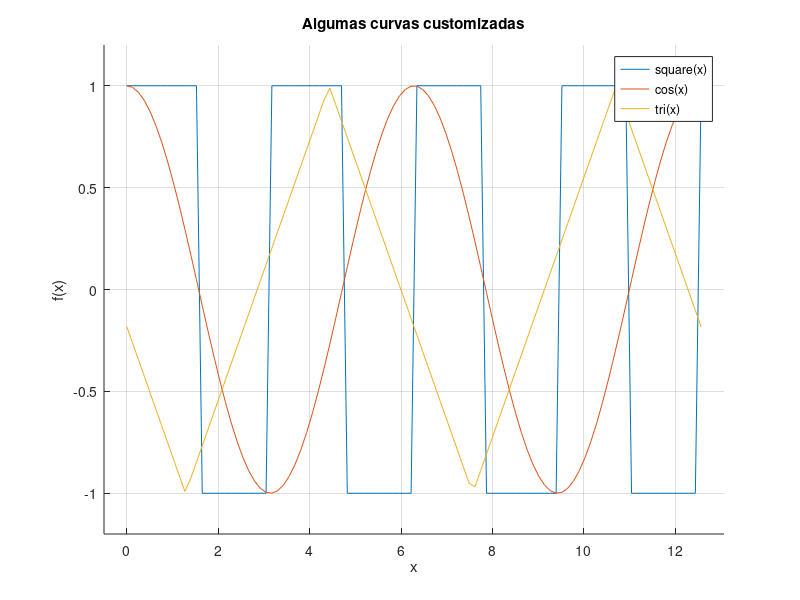

Source code (MATLAB):
clc
clear all
close all

x = linspace(0,2*pi*2,100);
w = square(x*2);
y = cos(x);
z = sawtooth(x+5,0.5);

hold on
plot(x,w)
plot(x,y)
plot(x,z)
grid on
title('Algumas curvas customizadas')
xlabel('x')
ylabel('f(x)')
legend('square(x)','cos(x)','tri(x)')
xlim([-0.5 4*pi+0.5])
ylim([min(w)-0.2 max(w)+0.2])